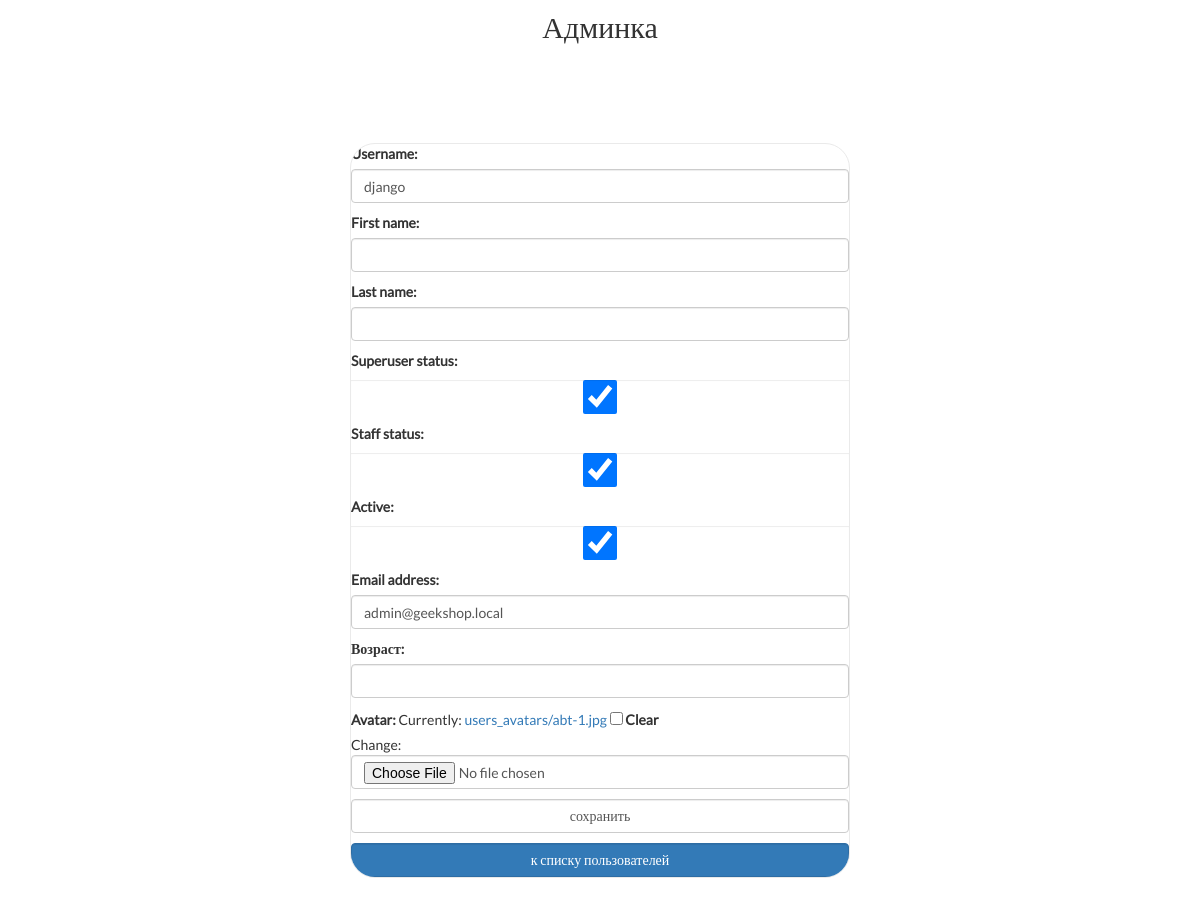
The page /my/admin/user/1/update/ (signed in) on the database its author committed.
### authapp/models.py (models this page shows, shortened)
class ShopUser(AbstractUser):
    age = models.PositiveSmallIntegerField(verbose_name='возраст', null=True)
    avatar = models.ImageField(upload_to='users_avatars', blank=True)

### adminapp/views.py (the view)
# urls.py: path('user/<int:pk>/update/', adminapp.user_update, name='user_update'),
@user_passes_test(lambda x: x.is_superuser)
def user_update(request, pk):
    user = get_object_or_404(get_user_model(), pk=pk)
    if request.method == 'POST':
        user_form = AdminShopUserCreateForm(request.POST, request.FILES, instance=user)
        if user_form.is_valid():
            user_form.save()
            return HttpResponseRedirect(reverse('my_admin:index'))
    else:
        user_form = AdminShopUserUpdateForm(instance=user)
    context = {
        'page_title': 'пользователи/редактирование',
        'user_form': user_form
    }
    return render(request, 'adminapp/user_update.html', context)

### adminapp/forms.py (shortened to what this page needs)
class AdminShopUserUpdateForm(UserChangeForm):
    class Meta:
        model = get_user_model()
        fields = (
            'username', 'first_name', 'last_name', 'is_superuser',
            'is_staff', 'is_active', 'password',
            'email', 'age', 'avatar'
        )
    def __init__(self, *args, **kwargs):
        super().__init__(*args, **kwargs)
        for field_name, field in self.fields.items():
            field.widget.attrs['class'] = 'form-control'
            field.help_text = ''
            if field_name == 'password':
                field.widget = forms.HiddenInput()

### adminapp/templates/adminapp/user_update.html (shortened to what this page needs)
{% extends 'adminapp/base.html' %}
{% load static %}
{% block container %}
    <div class="login">
        <form class="form-horizontal" method="post" enctype="multipart/form-data">
            {{ user_form.as_p }}
            <input class="form-control" type="submit" value="сохранить">
        </form>
        <a href="{% url 'my_admin:index' %}"
           class="btn btn-primary form-control last">
            к списку пользователей
        </a>
    </div>
{% endblock %}

### static/css/style.css (style rules this page uses)
body { background:#fff; font-family: 'Lato-Regular'; }
body a { transition: 0.5s all; -webkit-transition: 0.5s all; -o-transition: 0.5s all; -moz-transition: 0.5s all; -ms-transition: 0.5s all; }
.login { background: #fff; border: 1px solid #eaeaea; border-radius: 25px; overflow: hidden; width: 28em; min-width: 500px; margin: 100px auto; position: relative; display: block; }
.login .form-control[type="submit"] { margin: 10px auto; }
.login form { margin-bottom: 10px; }

### rows shown on the page
ShopUser: username "django", is_superuser "☑", is_staff "☑", is_active "☑", email "admin@geekshop.local"
